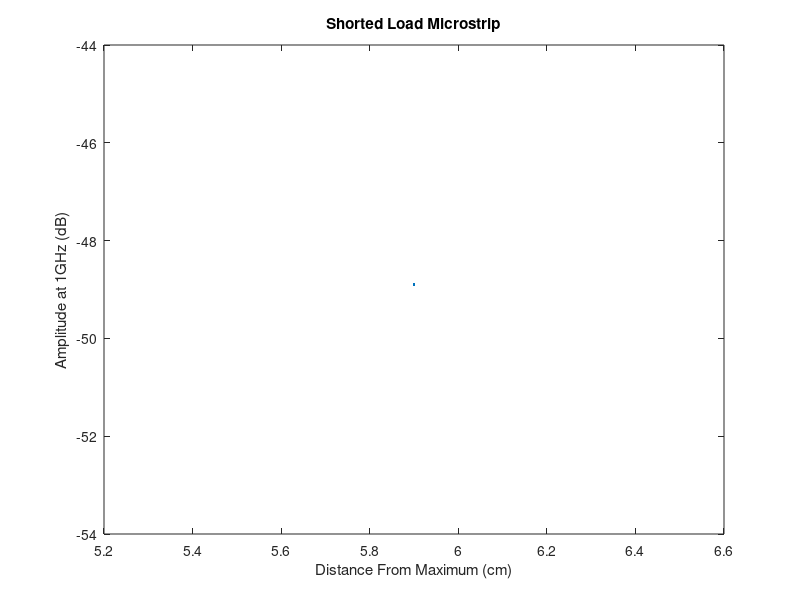

MATLAB code for this plot:
data=csvread('short-microstrip.csv');
x=data(:,1);
y=data(:,2);
h = figure;
plot(x,y);
xlabel('Distance From Maximum (cm)');
ylabel('Amplitude at 1GHz (dB)');
title('Shorted Load Microstrip');
saveas(h,'Shorted Load Microstrip.pdf');
close (h);